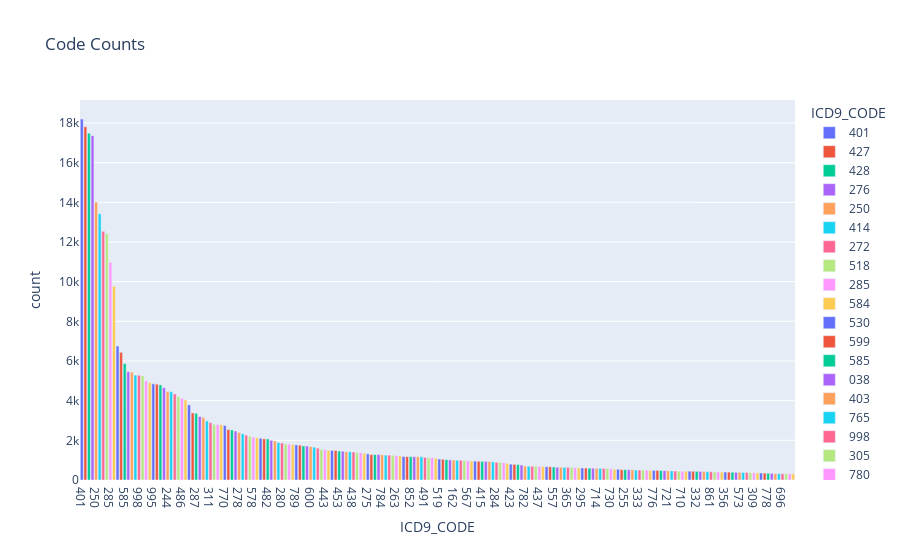

Notebook code cell kept with this figure:
### Code cell
# Plot ALL

fig = px.bar(df.nlargest(columns=['count'], n=200), x='ICD9_CODE', y='count',color='ICD9_CODE', title='Code Counts')
fig.update_layout(xaxis={'categoryorder':'total descending'})
fig.show()
